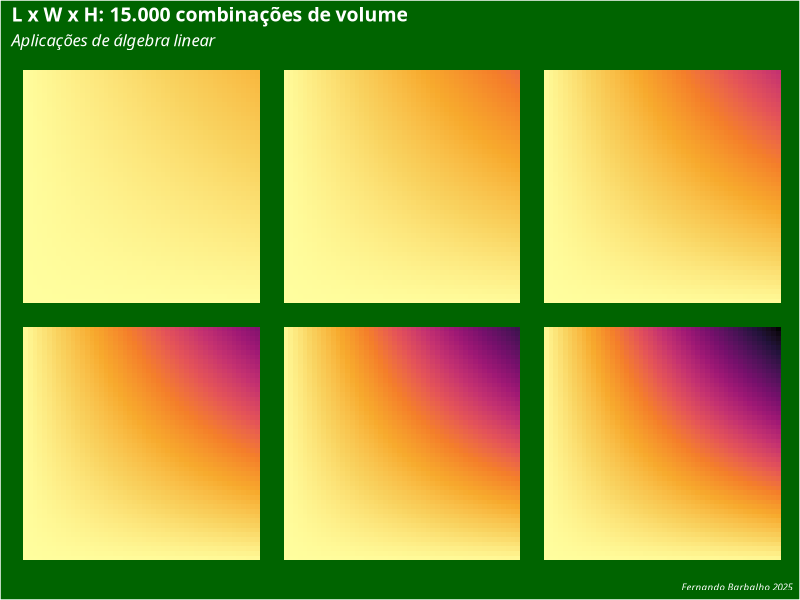

Source code (R):
## ---- chunk 1
knitr::opts_chunk$set(echo = FALSE, warning = FALSE, message = FALSE)

library(tidyverse)
library(colorspace)
library(grid)


### Cálculo e representação de volume
visualza_volumes<- function(altura,largura, profundidade){
  #Produto exterior para cálculo da área de todas as combinações de largura e profundidade
  
  areas<- outer(largura, profundidade)
  
  df_areas<- 
    as_tibble(areas) %>%
    mutate(largura = row_number()) %>%
    pivot_longer(cols = -largura,
                 names_to = "profundidade",
                 values_to = "area",
                 names_prefix = "V") %>%
    mutate(profundidade = as.numeric(profundidade))
  
  
  #Gera uma matriz de area e volume
  
  volumes<- 
    outer(df_areas$area, altura) 
  
  
  head(volumes)
  df_volumes<-
    as_tibble(volumes) 
  
  
  #GEração de dataframe com todas as dimensões
  df_area_volume<-
    df_areas %>%
    bind_cols(df_volumes) %>%
    pivot_longer(cols= NCOL(df_areas)+1:NCOL(df_volumes),
                 names_to = "altura",
                 values_to = "volume",
                 names_prefix = "V") %>%
    mutate(altura = as.numeric(altura))
  
  titulo<- paste0("L x W x H: ", format(NROW(df_area_volume), big.mark = ".") ," combinações de volume")
  
  #Visualização
  df_area_volume %>%
    ggplot(aes(x= largura, y= profundidade)) +
    geom_tile(aes(fill = volume) ) +
    scale_fill_continuous_sequential(palette = "Inferno") +
    theme_light() +
    theme(panel.background = element_rect(fill = "darkgreen"),
          panel.border = element_blank(),
          panel.grid = element_blank(),
          panel.spacing = unit(0, "cm"),
          axis.ticks.margin = unit(0, "lines"),
          strip.background = element_blank(), 
          strip.text =element_blank(),
          text = element_blank(),
          legend.position = "none",
          axis.ticks = element_blank(),
          plot.background = element_rect(fill= "darkgreen"),
          plot.title = element_text(family = "Noto Sans", colour = "white", size =14, face = "bold"),
          plot.subtitle = element_text(family = "Noto Sans", colour = "white", size =12, face = "italic"),
          plot.caption = element_text(family = "Noto Sans", colour = "white", size =7, face = "italic")
    ) +
    facet_wrap(altura~.) +
    labs(
      title =  titulo,
      subtitle = "Aplicações de álgebra linear",
      caption = "Fernando Barbalho 2025"
    )
}

## ---- chunk 2

#Vetor de altura
altura<- 1:6

#Vetor de largura
largura<- 1:50

#vetor de profundidade
profundidade<- 1:50


visualza_volumes(altura, largura, profundidade)


